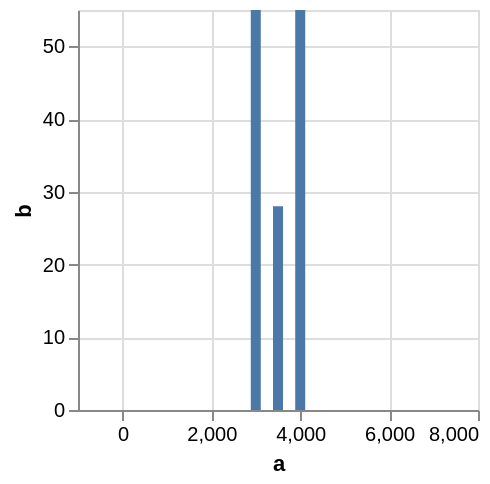

Specify this chart in Vega-Lite:
### Vega specification from a JSON file in a GitHub repository (floating-point values rounded to 4 significant figures)
{"$schema": "https://vega.github.io/schema/vega/v5.json", "background": "white", "padding": 5, "width": 200, "height": 200, "style": "cell", "data": [{"name": "source_0", "values": [{"a": 3000, "b": 55}, {"a": 3500, "b": 28}, {"a": 4000, "b": 55}]}, {"name": "data_0", "source": "source_0", "transform": [{"type": "stack", "groupby": ["b"], "field": "a", "sort": {"field": [], "order": []}, "as": ["a_start", "a_end"], "offset": "zero"}, {"type": "filter", "expr": "isValid(datum[\"a\"]) && isFinite(+datum[\"a\"]) && isValid(datum[\"b\"]) && isFinite(+datum[\"b\"])"}]}], "marks": [{"name": "marks", "type": "rect", "style": ["bar"], "from": {"data": "data_0"}, "encode": {"update": {"fill": {"value": "#4c78a8"}, "ariaRoleDescription": {"value": "bar"}, "description": {"signal": "\"a: \" + (format(datum[\"a\"], \"\")) + \"; b: \" + (format(datum[\"b\"], \"\"))"}, "xc": {"scale": "x", "field": "a"}, "width": {"value": 5}, "y": {"scale": "y", "field": "b"}, "y2": {"scale": "y", "value": 0}}}}], "scales": [{"name": "x", "type": "linear", "domain": {"data": "data_0", "fields": ["a_start", "a_end"]}, "range": [0, {"signal": "width"}], "nice": true, "zero": false, "padding": 5}, {"name": "y", "type": "pow", "domain": {"data": "data_0", "field": "b"}, "range": [{"signal": "height"}, 0], "nice": true, "zero": true}], "axes": [{"scale": "x", "orient": "bottom", "gridScale": "y", "grid": true, "tickCount": {"signal": "ceil(width/40)"}, "domain": false, "labels": false, "aria": false, "maxExtent": 0, "minExtent": 0, "ticks": false, "zindex": 0}, {"scale": "y", "orient": "left", "gridScale": "x", "grid": true, "tickCount": {"signal": "ceil(height/40)"}, "domain": false, "labels": false, "aria": false, "maxExtent": 0, "minExtent": 0, "ticks": false, "zindex": 0}, {"scale": "x", "orient": "bottom", "grid": false, "title": "a", "labelFlush": true, "labelOverlap": true, "tickCount": {"signal": "ceil(width/40)"}, "zindex": 0}, {"scale": "y", "orient": "left", "grid": false, "title": "b", "labelOverlap": true, "tickCount": {"signal": "ceil(height/40)"}, "zindex": 0}]}
